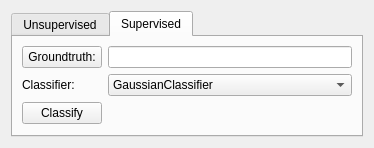
<?xml version="1.0" encoding="UTF-8"?>
<ui version="4.0">
 <class>Form</class>
 <widget class="QWidget" name="Form">
  <property name="geometry">
   <rect>
    <x>0</x>
    <y>0</y>
    <width>374</width>
    <height>137</height>
   </rect>
  </property>
  <property name="windowTitle">
   <string>Form</string>
  </property>
  <layout class="QVBoxLayout" name="verticalLayout">
   <item>
    <widget class="QTabWidget" name="tabWidget">
     <property name="currentIndex">
      <number>1</number>
     </property>
     <widget class="QWidget" name="tab">
      <attribute name="title">
       <string>Unsupervised</string>
      </attribute>
      <layout class="QVBoxLayout" name="verticalLayout_2">
       <item>
        <layout class="QGridLayout" name="gridLayout">
         <item row="0" column="0">
          <widget class="QLabel" name="label">
           <property name="text">
            <string>Num of Classes:</string>
           </property>
          </widget>
         </item>
         <item row="0" column="1">
          <widget class="QLineEdit" name="numOfClassesEdit"/>
         </item>
         <item row="1" column="0">
          <widget class="QLabel" name="label_2">
           <property name="text">
            <string>Max Iterations:</string>
           </property>
          </widget>
         </item>
         <item row="1" column="1">
          <widget class="QLineEdit" name="maxIterationsEdit"/>
         </item>
         <item row="2" column="0">
          <widget class="QPushButton" name="unsupervisedClassifyButton">
           <property name="text">
            <string>Classify</string>
           </property>
          </widget>
         </item>
        </layout>
       </item>
      </layout>
     </widget>
     <widget class="QWidget" name="tab_2">
      <attribute name="title">
       <string>Supervised</string>
      </attribute>
      <layout class="QVBoxLayout" name="verticalLayout_3">
       <item>
        <layout class="QFormLayout" name="formLayout">
         <item row="0" column="0">
          <widget class="QPushButton" name="pushButton">
           <property name="text">
            <string>Groundtruth:</string>
           </property>
          </widget>
         </item>
         <item row="0" column="1">
          <widget class="QLineEdit" name="lineEdit"/>
         </item>
         <item row="1" column="0">
          <widget class="QLabel" name="label_3">
           <property name="text">
            <string>Classifier:</string>
           </property>
           <property name="alignment">
            <set>Qt::AlignLeading|Qt::AlignLeft|Qt::AlignVCenter</set>
           </property>
          </widget>
         </item>
         <item row="1" column="1">
          <widget class="QComboBox" name="comboBox">
           <item>
            <property name="text">
             <string>GaussianClassifier</string>
            </property>
           </item>
           <item>
            <property name="text">
             <string>MahalanobisDistanceClassifier</string>
            </property>
           </item>
           <item>
            <property name="text">
             <string>PerceptronClassifier</string>
            </property>
           </item>
          </widget>
         </item>
         <item row="2" column="0">
          <widget class="QPushButton" name="pushButton_2">
           <property name="text">
            <string>Classify</string>
           </property>
          </widget>
         </item>
        </layout>
       </item>
      </layout>
     </widget>
    </widget>
   </item>
  </layout>
 </widget>
 <resources/>
 <connections/>
</ui>
